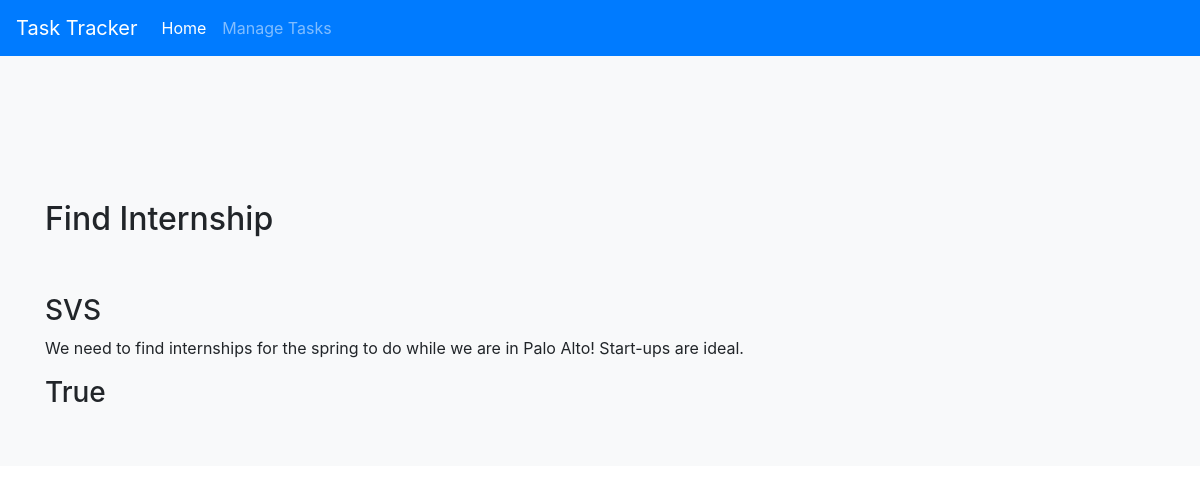
The app's page /11/ with its own data.
### tasks/models.py (models this page shows, shortened)
class Task(models.Model):
    name = models.CharField(max_length=200)
    desc = models.CharField(max_length=200)
    proj = models.CharField(max_length=200)
    status = models.BooleanField(default=True)
    class Meta:
        ordering = ['-id']

### tasks/views.py (the view)
# urls.py: path('<int:pk>/', views.SingleView.as_view(), name='single'),
class SingleView(DetailView):
    model = Task
    pk_url_kwarg = 'pk'
    template_name = 'tasks/single.html'
    context_object_name = 'task'

### templates/tasks/single.html
{% extends 'tasks/base.html' %}
{% block content %}
<div class="album py-5 bg-light">
    <div class="container">
        <div class="row">
            <div class="col-12 pt-5">
                <h2 class="pt-5">{{task.name}}</h2>
                <h3 class="pt-5">{{task.proj}}</h3>
                <p>{{task.desc}}</p>
                <h3>{{task.status}}</h3>
            </div>
        </div>
    </div>
</div>
{% endblock %}

### records on screen
Task: name "Find Internship", proj "SVS", desc "We need to find internships for the spring to do while we are in Palo Alto! Start-ups are ideal.", status "True"
